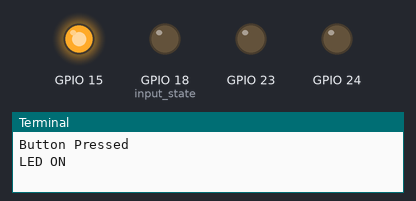
Bench run of a program on a simulated Raspberry Pi (BCM pin numbers). Shown: output pins drawn as LEDs (lit = HIGH), the last lines printed to the terminal.

Above: at 0.4 s.
At 1.4 s:
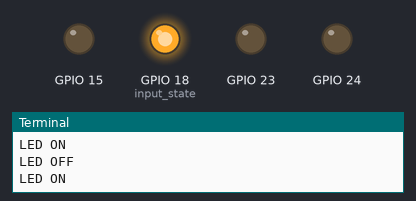
At 2.4 s:
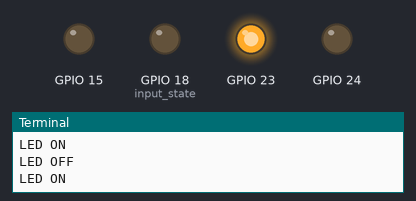
At 4.4 s:
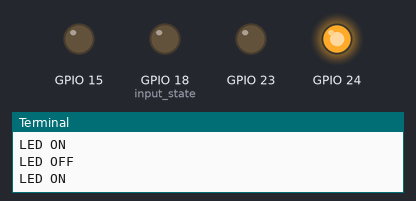
At 8.0 s:
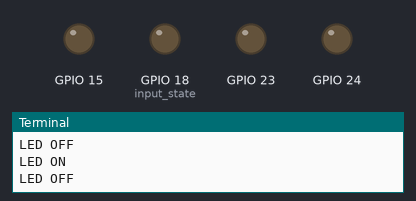
Timing chart, 0 to 10.7 s (numbered marks = the images above):
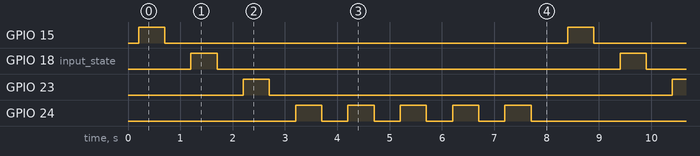

Measured:
- by itself, GPIO 15, GPIO 18 (input_state), GPIO 23: alternates HIGH for 0.50 s and LOW for 7.7 s
- by itself, GPIO 24: repeats every 8.2 s: 4 × (LOW 0.50 s, HIGH 0.50 s), LOW 3.7 s, HIGH 0.50 s
- by itself, everything shown: repeats every 8.2 s, in 16 steps

The program:

traffic_light_led.py
```python
# Ensure that you run this script via local machine Python 3
# This script assumes you use Pin 14 for Button
# This script assumes you use Pin 15 for Green LED
# This script assumes you use Pin 18 for Yellow LED
# This script assumes you use Pin 23 for Red LED
# This script assumes you use Pin 24 for Green LED Blinking

import RPi.GPIO as GPIO
import time

GPIO.setmode(GPIO.BCM)
GPIO.setwarnings(False)
GPIO.setup(14, GPIO.IN, pull_up_down=GPIO.PUD_UP)
GPIO.setup(15, GPIO.OUT)
GPIO.setup(18, GPIO.OUT)
GPIO.setup(23, GPIO.OUT)
GPIO.setup(24, GPIO.OUT)


while True:


  input_state = GPIO.input(18)
  if input_state == False:
    print("Button Pressed")
    time.sleep(0.2)

    print("LED ON")
    GPIO.output(15, GPIO.HIGH)
    time.sleep(0.5)

    print("LED OFF")
    GPIO.output(15, GPIO.LOW)
    time.sleep(0.5)

    print("LED ON")
    GPIO.output(18, GPIO.HIGH)
    time.sleep(0.5)

    print("LED OFF")
    GPIO.output(18, GPIO.LOW)
    time.sleep(0.5)

    print("LED ON")
    GPIO.output(23, GPIO.HIGH)
    time.sleep(0.5)

    print("LED OFF")
    GPIO.output(23, GPIO.LOW)
    time.sleep(0.5)

    for x in range(0, 5):
      print("LED ON")
      GPIO.output(24, GPIO.HIGH)
      time.sleep(0.5)

      print("LED OFF")
      GPIO.output(24, GPIO.LOW)
      time.sleep(0.5)
```
